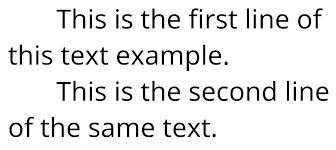
#> input picture textRecognition/imgtext1.png, 336 x 150 px
$ jupyter execute ocrTesseract.ipynb
#> lines starting #> are read from the running program, lines starting #| are printed output that depends on the picture; after the words box and inside, x2 and y2 are one past the last pixel; in counts of white or black regions, pixels touching at a corner belong together
Text Recognition using Tesseract

[cell 1]
import cv2
import pytesseract
from matplotlib import pyplot as plt

pytesseract.pytesseract.tesseract_cmd = "<PATH_TO_TESSERACT>\tesseract.exe"

[cell 2]
def treatImage(img):
    gray = cv2.cvtColor(img, cv2.COLOR_BGR2GRAY)
    blur = cv2.GaussianBlur(gray, (5, 5), 0)
    output = cv2.threshold(blur,130,255,cv2.THRESH_BINARY)

    return output[1]

[cell 3]
img = cv2.imread('imgtext1.png')
#> img is the input picture: shape (150, 336, 3); min 0, max 255, mean 234
treatedImg = treatImage(img)
#> in treatImage, `blur = cv2.GaussianBlur(gray, (5, 5), 0)`:
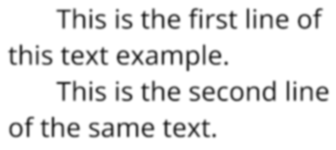
#> blur: shape (150, 336); min 33, max 255, mean 234
#> in treatImage, `return output[1]`:
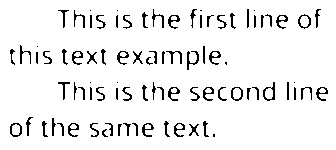
#> returned value: shape (150, 336); 93.1% white; black in thin lines or dots, all inside (x1, y1, x2, y2) = (10, 9, 328, 137)
plt.imshow(treatedImg)

[cell 4]
print(pytesseract.image_to_string(treatedImg))
#> (this line was passed over: pytesseract is not available in this run)

Trying w/ captcha

[cell 5]
img = cv2.imread('imgtext2.JPG')
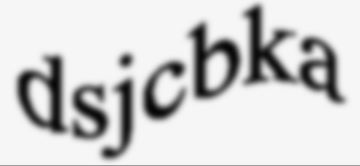
#> input picture textRecognition/imgtext2.JPG, 360 x 166 px
#> img is the input picture: shape (166, 360, 3); min 4, max 250, mean 208.5
treatedImg = treatImage(img)
#> in treatImage (call 2), `return output[1]`:
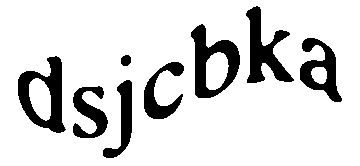
#> returned value: shape (166, 360); 84.8% white; 8 black regions, largest, box (x1, y1, x2, y2) and area: (18, 56, 66, 133) 1690, (191, 24, 240, 98) 1656, (246, 6, 294, 83) 1593
plt.imshow(treatedImg)
print(pytesseract.image_to_string(treatedImg))
#> (this line was passed over: pytesseract is not available in this run)
